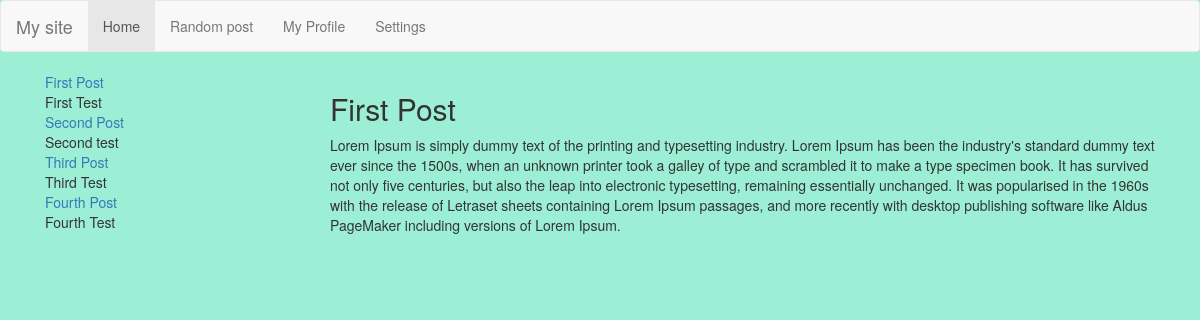
Screenshot of /post/First-Post with the database file from the repository.
### blog/models.py (models this page shows, shortened)
class Post(models.Model):
    title = models.CharField(max_length=255)
    slug = models.SlugField(max_length=255, unique=True)
    summary = models.CharField(max_length=300)
    content = models.TextField()
    published = models.BooleanField(default=True)
    created = models.DateTimeField(auto_now_add=True)
    image = models.ImageField(upload_to='img')
    class Meta():
        ordering = ['-created']

### blog/views.py (the view)
# urls.py: url(r'^post/(.*)$', blog_views.post),
def post(request, slug):
    print (slug)
    posts = Post.objects.all()
    return render_to_response('post.html', {
        'post': get_object_or_404(Post, slug=slug),
        'posts': posts
    })

### blog/templates/post.html (shortened to what this page needs)
{%  extends 'single-template.html' %}
{% block entry %}
    <h2>{{  post.title }}</h2>
    <div>
        {{ post.content|linebreaks  }}
    </div>
{% endblock %}

### blog/templates/single-template.html
{% extends 'base.html' %}
{%  block content %}
    <div class="container">
        <div class="col-md-3">
            {%  for post in posts %}
                <div>
                    <div class="summary-title"><a href="/post/{{ post.slug }}">{{ post.title }}</a></div>
                    <div class="summary">{{ post.summary }}</div>
                </div>
            {% endfor %}
        </div>
        <div class="col-md-9">
            {% block entry %}{%  endblock %}
        </div>
    </div>
{% endblock %}

### blog/static/css/style.css (style rules this page uses)
body { background: #9cefd5 !important; }

### rows the page displays
Post: title "First Post", summary "First Test", content "Lorem Ipsum is simply dummy text of the printing and typesetting industry. Lorem Ipsum has been the industry's standard dummy text ever since the 1500s, when an unknown printer took a galley of type and scrambled it to make a type specimen book. It has survived not only five centuries, but also the leap into electronic typesetting, remaining essentially unchanged. It was popularised in the 1960s with the release of Letraset sheets containing Lorem Ipsum passages, and more recently with desktop publishing software like Aldus PageMaker including versions of Lorem Ipsum."
Post: title "Second Post", summary "Second test"
Post: title "Third Post", summary "Third Test"
Post: title "Fourth Post", summary "Fourth Test"
